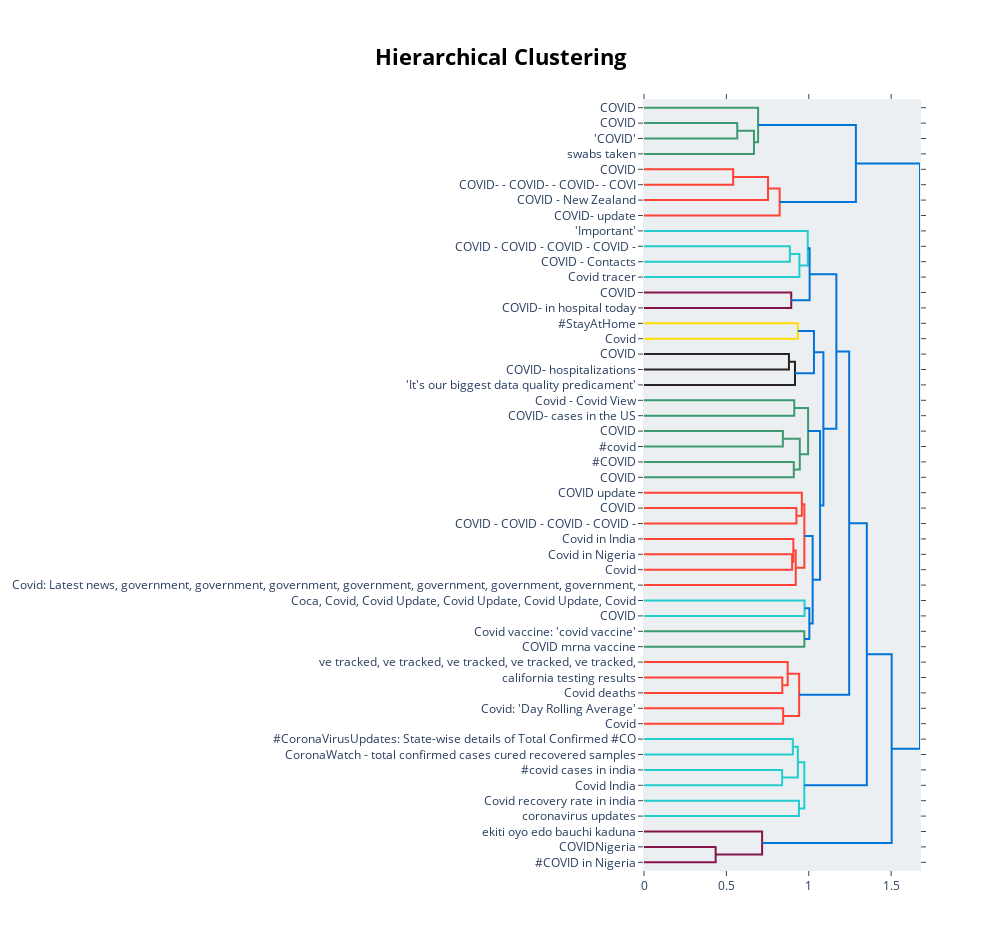

The code cell stored with this chart in its notebook:
### Code cell
# hierarchical topic visualization
topic_model_real.visualize_hierarchy(custom_labels=True) #false for default labels

### Figure 1 — Plotly figure (JSON) as saved in the notebook; plotly's stock layout.template omitted (floating-point values rounded to 4 significant figures)
{"data": [{"hoverinfo": "text", "marker": {"color": "rgb(61,153,112)"}, "mode": "lines", "type": "scatter", "x": [0, 0.5659, 0.5659, 0], "xaxis": "x", "y": [-15, -15, -25, -25], "yaxis": "y"}, {"hoverinfo": "text", "marker": {"color": "rgb(61,153,112)"}, "mode": "lines", "type": "scatter", "x": [0.5659, 0.6673, 0.6673, 0], "xaxis": "x", "y": [-20, -20, -35, -35], "yaxis": "y"}, {"hoverinfo": "text", "marker": {"color": "rgb(61,153,112)"}, "mode": "lines", "type": "scatter", "x": [0, 0.6925, 0.6925, 0.6673], "xaxis": "x", "y": [-5, -5, -27.5, -27.5], "yaxis": "y"}, {"hoverinfo": "text", "marker": {"color": "rgb(255,65,54)"}, "mode": "lines", "type": "scatter", "x": [0, 0.5412, 0.5412, 0], "xaxis": "x", "y": [-45, -45, -55, -55], "yaxis": "y"}, {"hoverinfo": "text", "marker": {"color": "rgb(255,65,54)"}, "mode": "lines", "type": "scatter", "x": [0.5412, 0.7527, 0.7527, 0], "xaxis": "x", "y": [-50, -50, -65, -65], "yaxis": "y"}, {"hoverinfo": "text", "marker": {"color": "rgb(255,65,54)"}, "mode": "lines", "type": "scatter", "x": [0.7527, 0.8233, 0.8233, 0], "xaxis": "x", "y": [-57.5, -57.5, -75, -75], "yaxis": "y"}, {"hoverinfo": "text", "marker": {"color": "rgb(0,116,217)"}, "mode": "lines", "type": "scatter", "x": [0.6925, 1.286, 1.286, 0.8233], "xaxis": "x", "y": [-16.25, -16.25, -66.25, -66.25], "yaxis": "y"}, {"hoverinfo": "text", "marker": {"color": "rgb(35,205,205)"}, "mode": "lines", "type": "scatter", "x": [0, 0.8854, 0.8854, 0], "xaxis": "x", "y": [-95, -95, -105, -105], "yaxis": "y"}, {"hoverinfo": "text", "marker": {"color": "rgb(35,205,205)"}, "mode": "lines", "type": "scatter", "x": [0.8854, 0.9431, 0.9431, 0], "xaxis": "x", "y": [-100, -100, -115, -115], "yaxis": "y"}, {"hoverinfo": "text", "marker": {"color": "rgb(35,205,205)"}, "mode": "lines", "type": "scatter", "x": [0, 0.9938, 0.9938, 0.9431], "xaxis": "x", "y": [-85, -85, -107.5, -107.5], "yaxis": "y"}, {"hoverinfo": "text", "marker": {"color": "rgb(133,20,75)"}, "mode": "lines", "type": "scatter", "x": [0, 0.8936, 0.8936, 0], "xaxis": "x", "y": [-125, -125, -135, -135], "yaxis": "y"}, {"hoverinfo": "text", "marker": {"color": "rgb(0,116,217)"}, "mode": "lines", "type": "scatter", "x": [0.9938, 1.005, 1.005, 0.8936], "xaxis": "x", "y": [-96.25, -96.25, -130, -130], "yaxis": "y"}, {"hoverinfo": "text", "marker": {"color": "rgb(255,220,0)"}, "mode": "lines", "type": "scatter", "x": [0, 0.9338, 0.9338, 0], "xaxis": "x", "y": [-145, -145, -155, -155], "yaxis": "y"}, {"hoverinfo": "text", "marker": {"color": "rgb(40,35,35)"}, "mode": "lines", "type": "scatter", "x": [0, 0.8798, 0.8798, 0], "xaxis": "x", "y": [-165, -165, -175, -175], "yaxis": "y"}, {"hoverinfo": "text", "marker": {"color": "rgb(40,35,35)"}, "mode": "lines", "type": "scatter", "x": [0.8798, 0.9165, 0.9165, 0], "xaxis": "x", "y": [-170, -170, -185, -185], "yaxis": "y"}, {"hoverinfo": "text", "marker": {"color": "rgb(0,116,217)"}, "mode": "lines", "type": "scatter", "x": [0.9338, 1.032, 1.032, 0.9165], "xaxis": "x", "y": [-150, -150, -177.5, -177.5], "yaxis": "y"}, {"hoverinfo": "text", "marker": {"color": "rgb(61,153,112)"}, "mode": "lines", "type": "scatter", "x": [0, 0.912, 0.912, 0], "xaxis": "x", "y": [-195, -195, -205, -205], "yaxis": "y"}, {"hoverinfo": "text", "marker": {"color": "rgb(61,153,112)"}, "mode": "lines", "type": "scatter", "x": [0, 0.8428, 0.8428, 0], "xaxis": "x", "y": [-215, -215, -225, -225], "yaxis": "y"}, {"hoverinfo": "text", "marker": {"color": "rgb(61,153,112)"}, "mode": "lines", "type": "scatter", "x": [0, 0.9092, 0.9092, 0], "xaxis": "x", "y": [-235, -235, -245, -245], "yaxis": "y"}, {"hoverinfo": "text", "marker": {"color": "rgb(61,153,112)"}, "mode": "lines", "type": "scatter", "x": [0.8428, 0.9456, 0.9456, 0.9092], "xaxis": "x", "y": [-220, -220, -240, -240], "yaxis": "y"}, {"hoverinfo": "text", "marker": {"color": "rgb(61,153,112)"}, "mode": "lines", "type": "scatter", "x": [0.912, 0.9959, 0.9959, 0.9456], "xaxis": "x", "y": [-200, -200, -230, -230], "yaxis": "y"}, {"hoverinfo": "text", "marker": {"color": "rgb(255,65,54)"}, "mode": "lines", "type": "scatter", "x": [0, 0.9252, 0.9252, 0], "xaxis": "x", "y": [-265, -265, -275, -275], "yaxis": "y"}, {"hoverinfo": "text", "marker": {"color": "rgb(255,65,54)"}, "mode": "lines", "type": "scatter", "x": [0, 0.958, 0.958, 0.9252], "xaxis": "x", "y": [-255, -255, -270, -270], "yaxis": "y"}, {"hoverinfo": "text", "marker": {"color": "rgb(255,65,54)"}, "mode": "lines", "type": "scatter", "x": [0, 0.8991, 0.8991, 0], "xaxis": "x", "y": [-295, -295, -305, -305], "yaxis": "y"}, {"hoverinfo": "text", "marker": {"color": "rgb(255,65,54)"}, "mode": "lines", "type": "scatter", "x": [0, 0.9065, 0.9065, 0.8991], "xaxis": "x", "y": [-285, -285, -300, -300], "yaxis": "y"}, {"hoverinfo": "text", "marker": {"color": "rgb(255,65,54)"}, "mode": "lines", "type": "scatter", "x": [0.9065, 0.9209, 0.9209, 0], "xaxis": "x", "y": [-292.5, -292.5, -315, -315], "yaxis": "y"}, {"hoverinfo": "text", "marker": {"color": "rgb(255,65,54)"}, "mode": "lines", "type": "scatter", "x": [0.958, 0.9733, 0.9733, 0.9209], "xaxis": "x", "y": [-262.5, -262.5, -303.8, -303.8], "yaxis": "y"}, {"hoverinfo": "text", "marker": {"color": "rgb(35,205,205)"}, "mode": "lines", "type": "scatter", "x": [0, 0.9745, 0.9745, 0], "xaxis": "x", "y": [-325, -325, -335, -335], "yaxis": "y"}, {"hoverinfo": "text", "marker": {"color": "rgb(61,153,112)"}, "mode": "lines", "type": "scatter", "x": [0, 0.9732, 0.9732, 0], "xaxis": "x", "y": [-345, -345, -355, -355], "yaxis": "y"}, {"hoverinfo": "text", "marker": {"color": "rgb(0,116,217)"}, "mode": "lines", "type": "scatter", "x": [0.9745, 1.004, 1.004, 0.9732], "xaxis": "x", "y": [-330, -330, -350, -350], "yaxis": "y"}, {"hoverinfo": "text", "marker": {"color": "rgb(0,116,217)"}, "mode": "lines", "type": "scatter", "x": [0.9733, 1.024, 1.024, 1.004], "xaxis": "x", "y": [-283.1, -283.1, -340, -340], "yaxis": "y"}, {"hoverinfo": "text", "marker": {"color": "rgb(0,116,217)"}, "mode": "lines", "type": "scatter", "x": [0.9959, 1.069, 1.069, 1.024], "xaxis": "x", "y": [-215, -215, -311.6, -311.6], "yaxis": "y"}, {"hoverinfo": "text", "marker": {"color": "rgb(0,116,217)"}, "mode": "lines", "type": "scatter", "x": [1.032, 1.089, 1.089, 1.069], "xaxis": "x", "y": [-163.8, -163.8, -263.3, -263.3], "yaxis": "y"}, {"hoverinfo": "text", "marker": {"color": "rgb(0,116,217)"}, "mode": "lines", "type": "scatter", "x": [1.005, 1.167, 1.167, 1.089], "xaxis": "x", "y": [-113.1, -113.1, -213.5, -213.5], "yaxis": "y"}, {"hoverinfo": "text", "marker": {"color": "rgb(255,65,54)"}, "mode": "lines", "type": "scatter", "x": [0, 0.8395, 0.8395, 0], "xaxis": "x", "y": [-375, -375, -385, -385], "yaxis": "y"}, {"hoverinfo": "text", "marker": {"color": "rgb(255,65,54)"}, "mode": "lines", "type": "scatter", "x": [0, 0.872, 0.872, 0.8395], "xaxis": "x", "y": [-365, -365, -380, -380], "yaxis": "y"}, {"hoverinfo": "text", "marker": {"color": "rgb(255,65,54)"}, "mode": "lines", "type": "scatter", "x": [0, 0.8446, 0.8446, 0], "xaxis": "x", "y": [-395, -395, -405, -405], "yaxis": "y"}, {"hoverinfo": "text", "marker": {"color": "rgb(255,65,54)"}, "mode": "lines", "type": "scatter", "x": [0.872, 0.9416, 0.9416, 0.8446], "xaxis": "x", "y": [-372.5, -372.5, -400, -400], "yaxis": "y"}, {"hoverinfo": "text", "marker": {"color": "rgb(0,116,217)"}, "mode": "lines", "type": "scatter", "x": [1.167, 1.245, 1.245, 0.9416], "xaxis": "x", "y": [-163.3, -163.3, -386.2, -386.2], "yaxis": "y"}, {"hoverinfo": "text", "marker": {"color": "rgb(35,205,205)"}, "mode": "lines", "type": "scatter", "x": [0, 0.9033, 0.9033, 0], "xaxis": "x", "y": [-415, -415, -425, -425], "yaxis": "y"}, {"hoverinfo": "text", "marker": {"color": "rgb(35,205,205)"}, "mode": "lines", "type": "scatter", "x": [0, 0.8383, 0.8383, 0], "xaxis": "x", "y": [-435, -435, -445, -445], "yaxis": "y"}, {"hoverinfo": "text", "marker": {"color": "rgb(35,205,205)"}, "mode": "lines", "type": "scatter", "x": [0.9033, 0.9338, 0.9338, 0.8383], "xaxis": "x", "y": [-420, -420, -440, -440], "yaxis": "y"}, {"hoverinfo": "text", "marker": {"color": "rgb(35,205,205)"}, "mode": "lines", "type": "scatter", "x": [0, 0.9405, 0.9405, 0], "xaxis": "x", "y": [-455, -455, -465, -465], "yaxis": "y"}, {"hoverinfo": "text", "marker": {"color": "rgb(35,205,205)"}, "mode": "lines", "type": "scatter", "x": [0.9338, 0.973, 0.973, 0.9405], "xaxis": "x", "y": [-430, -430, -460, -460], "yaxis": "y"}, {"hoverinfo": "text", "marker": {"color": "rgb(0,116,217)"}, "mode": "lines", "type": "scatter", "x": [1.245, 1.352, 1.352, 0.973], "xaxis": "x", "y": [-274.8, -274.8, -445, -445], "yaxis": "y"}, {"hoverinfo": "text", "marker": {"color": "rgb(133,20,75)"}, "mode": "lines", "type": "scatter", "x": [0, 0.4349, 0.4349, 0], "xaxis": "x", "y": [-485, -485, -495, -495], "yaxis": "y"}, {"hoverinfo": "text", "marker": {"color": "rgb(133,20,75)"}, "mode": "lines", "type": "scatter", "x": [0, 0.7169, 0.7169, 0.4349], "xaxis": "x", "y": [-475, -475, -490, -490], "yaxis": "y"}, {"hoverinfo": "text", "marker": {"color": "rgb(0,116,217)"}, "mode": "lines", "type": "scatter", "x": [1.352, 1.503, 1.503, 0.7169], "xaxis": "x", "y": [-359.9, -359.9, -482.5, -482.5], "yaxis": "y"}, {"hoverinfo": "text", "marker": {"color": "rgb(0,116,217)"}, "mode": "lines", "type": "scatter", "x": [1.286, 1.675, 1.675, 1.503], "xaxis": "x", "y": [-41.25, -41.25, -421.2, -421.2], "yaxis": "y"}], "layout": {"autosize": false, "height": 950, "hoverlabel": {"bgcolor": "white", "font": {"family": "Rockwell", "size": 16}}, "hovermode": "closest", "plot_bgcolor": "#ECEFF1", "showlegend": false, "title": {"font": {"color": "Black", "size": 22}, "text": "<b>Hierarchical Clustering</b>", "x": 0.5, "xanchor": "center", "yanchor": "top"}, "width": 1000, "xaxis": {"mirror": "allticks", "rangemode": "tozero", "showgrid": false, "showline": true, "showticklabels": true, "ticks": "outside", "type": "linear", "zeroline": false}, "yaxis": {"mirror": "allticks", "range": [-500, 0], "rangemode": "tozero", "showgrid": false, "showline": true, "showticklabels": true, "tickmode": "array", "ticks": "outside", "ticktext": ["COVID", "COVID", "'COVID'", "swabs taken", "COVID", "COVID- - COVID- - COVID- - COVI", "COVID - New Zealand", "COVID- update", "'Important'", "COVID - COVID - COVID - COVID -", "COVID - Contacts", "Covid tracer", "COVID", "COVID- in hospital today", "#StayAtHome", "Covid", "COVID", "COVID- hospitalizations", "'It's our biggest data quality predicament'", "Covid - Covid View", "COVID- cases in the US", "COVID", "#covid", "#COVID", "COVID", "COVID update", "COVID", "COVID - COVID - COVID - COVID -", "Covid in India", "Covid in Nigeria", "Covid", "Covid: Latest news, government, government, government, government, government, government, government,", "Coca, Covid, Covid Update, Covid Update, Covid Update, Covid", "COVID", "Covid vaccine: 'covid vaccine'", "COVID mrna vaccine", "ve tracked, ve tracked, ve tracked, ve tracked, ve tracked,", "california testing results", "Covid deaths", "Covid: 'Day Rolling Average'", "Covid", "#CoronaVirusUpdates: State-wise details of Total Confirmed #CO", "CoronaWatch - total confirmed cases cured recovered samples", "#covid cases in india", "Covid India", "Covid recovery rate in india", "coronavirus updates", "ekiti oyo edo bauchi kaduna", "COVIDNigeria", "#COVID in Nigeria"], "tickvals": [-5, -15, -25, -35, -45, -55, -65, -75, -85, -95, -105, -115, -125, -135, -145, -155, -165, -175, -185, -195, -205, -215, -225, -235, -245, -255, -265, -275, -285, -295, -305, -315, -325, -335, -345, -355, -365, -375, -385, -395, -405, -415, -425, -435, -445, -455, -465, -475, -485, -495], "type": "linear", "zeroline": false}}}
